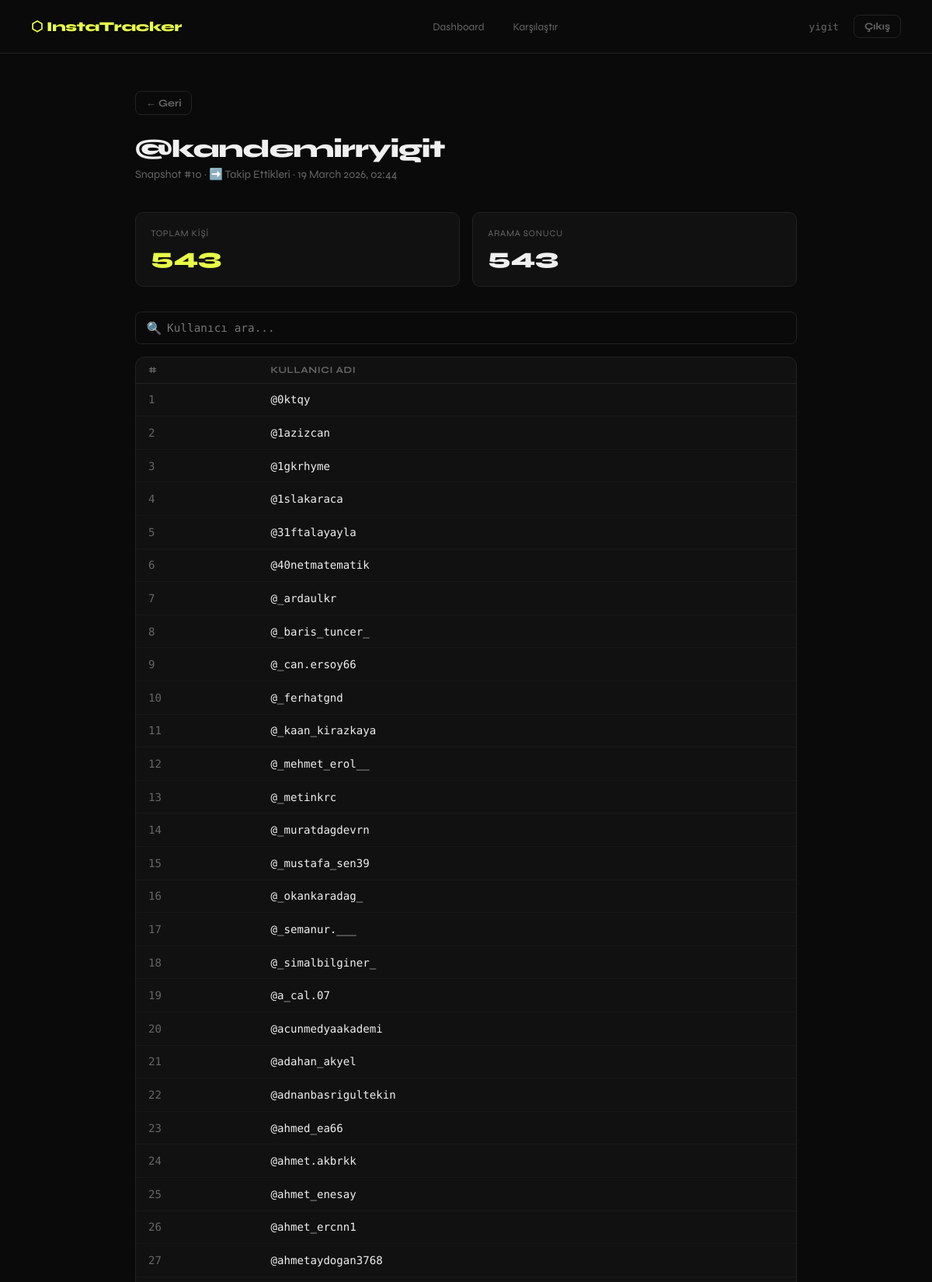
Page /snapshot/10 (signed in, upper part) on the committed database.
### models.py (models this page shows, shortened)
class User(UserMixin, db.Model):
    __tablename__ = "users"
    id = db.Column(db.Integer, primary_key=True)
    username = db.Column(db.String(80), unique=True, nullable=False)
    email = db.Column(db.String(120), unique=True, nullable=False)
    password_hash = db.Column(db.String(256), nullable=False)
    created_at = db.Column(db.DateTime, default=now_tr)
    snapshots = db.relationship("Snapshot", backref="owner", lazy=True, cascade="all, delete-orphan")

class Snapshot(db.Model):
    __tablename__ = "snapshots"
    id = db.Column(db.Integer, primary_key=True)
    user_id = db.Column(db.Integer, db.ForeignKey("users.id"), nullable=False)
    target_instagram = db.Column(db.String(100), nullable=False)
    scrape_type = db.Column(db.String(20), nullable=False, default="following")
    taken_at = db.Column(db.DateTime, default=now_tr)
    followers = db.relationship("Follower", backref="snapshot", lazy=True, cascade="all, delete-orphan")

class Follower(db.Model):
    __tablename__ = "followers"
    id = db.Column(db.Integer, primary_key=True)
    snapshot_id = db.Column(db.Integer, db.ForeignKey("snapshots.id"), nullable=False)
    instagram_username = db.Column(db.String(100), nullable=False)

### app.py (the view)
@app.route("/snapshot/<int:snapshot_id>")
@login_required
def snapshot_detail(snapshot_id):
    snapshot = Snapshot.query.filter_by(id=snapshot_id, user_id=current_user.id).first_or_404()
    return render_template("snapshot.html", snapshot=snapshot)

### app.py (called while the page is built)
@login_manager.user_loader
def load_user(user_id):
    return User.query.get(int(user_id))

### templates/snapshot.html (shortened to what this page needs)
{% extends "base.html" %}
{% block content %}
<div class="flex" style="margin-bottom:1.5rem;">
    <a href="{{ url_for('dashboard') }}" class="btn btn-ghost" style="padding:0.4rem 0.8rem;font-size:0.82rem;">← Geri</a>
</div>
<h1>@{{ snapshot.target_instagram }}</h1>
<p class="subtitle">
    Snapshot #{{ snapshot.id }} ·
    {% if snapshot.scrape_type == 'followers' %}⬅️ Takipçiler{% else %}➡️ Takip Ettikleri{% endif %} ·
    {{ snapshot.taken_at.strftime('%d %B %Y, %H:%M') }}
</p>
<div class="stats">
    <div class="stat-box">
        <div class="stat-label">Toplam Kişi</div>
        <div class="stat-value yellow">{{ snapshot.followers|length }}</div>
    </div>
    <div class="stat-box">
        <div class="stat-label">Arama Sonucu</div>
        <div class="stat-value" id="filteredCount">{{ snapshot.followers|length }}</div>
    </div>
</div>
<div style="margin-bottom:1rem;position:relative;">
    <input
        type="text"
        id="searchInput"
        placeholder="Kullanıcı ara..."
        style="padding-left:2.5rem;"
        oninput="filterTable(this.value)"
        autofocus
    >
    <span style="position:absolute;left:0.9rem;top:50%;transform:translateY(-50%);color:var(--muted);pointer-events:none;">🔍</span>
</div>
<div class="card" style="padding:0">
    <div class="table-wrap">
        <table id="userTable">
            <thead>
                <tr><th>#</th><th>Kullanıcı Adı</th></tr>
            </thead>
            <tbody id="tableBody">
                {% for f in snapshot.followers %}
                <tr data-username="{{ f.instagram_username }}">
                    <td class="text-muted seq">{{ loop.index }}</td>
                    <td class="mono">
                        <a href="https://instagram.com/{{ f.instagram_username }}" target="_blank"
                           style="color:var(--text);text-decoration:none;">
                            @{{ f.instagram_username }}
                        </a>
                    </td>
                </tr>
                {% endfor %}
            </tbody>
        </table>
    </div>
</div>
{% endblock %}

### templates/base.html (shortened to what this page needs)
<!DOCTYPE html>
<html lang="tr">
<head>
</head>
<body>
{% if current_user.is_authenticated %}
<nav>
    <a class="nav-logo" href="{{ url_for('dashboard') }}">⬡ InstaTracker</a>
    <div class="nav-links">
        <a href="{{ url_for('dashboard') }}" {% if request.endpoint == 'dashboard' %}class="active"{% endif %}>Dashboard</a>
        <a href="{{ url_for('compare') }}" {% if request.endpoint == 'compare' %}class="active"{% endif %}>Karşılaştır</a>
    </div>
    <div class="flex" style="gap:1.2rem">
        <span class="nav-user">{{ current_user.username }}</span>
        <a href="{{ url_for('auth_logout') }}" class="btn btn-ghost" style="padding:0.35rem 0.8rem;font-size:0.8rem;">Çıkış</a>
    </div>
</nav>
{% endif %}
<main>
    {% block content %}{% endblock %}
</main>
</body>
</html>

### templates/base.html (style rules this page uses)
*, *::before, *::after { box-sizing: border-box; margin: 0; padding: 0; }
:root { --bg: #0a0a0a; --surface: #111111; --border: #222222; --accent: #e8ff47; --accent-dim: #b8cc30; --text: #f0f0f0; --muted: #666; --danger: #ff4d4d; --success: #47ff8a; }
body { background: var(--bg); color: var(--text); font-family: 'Syne', sans-serif; min-height: 100vh; }
nav { display: flex; align-items: center; justify-content: space-between; padding: 1.2rem 2.5rem; border-bottom: 1px solid var(--border); position: sticky; top: 0; background: var(--bg); z-index: 100; }
.nav-logo { font-size: 1.1rem; font-weight: 800; letter-spacing: -0.02em; color: var(--accent); text-decoration: none; }
.nav-links { display: flex; gap: 0.5rem; align-items: center; }
.nav-links a { color: var(--muted); text-decoration: none; font-size: 0.85rem; padding: 0.4rem 0.9rem; border-radius: 6px; transition: color 0.2s, background 0.2s; }
.nav-user { font-size: 0.8rem; color: var(--muted); font-family: 'DM Mono', monospace; }
main { max-width: 900px; margin: 0 auto; padding: 3rem 1.5rem; }
h1 { font-size: 2rem; font-weight: 800; letter-spacing: -0.03em; margin-bottom: 0.3rem; }
.subtitle { color: var(--muted); font-size: 0.9rem; margin-bottom: 2.5rem; }
.card { background: var(--surface); border: 1px solid var(--border); border-radius: 12px; padding: 1.8rem; margin-bottom: 1.2rem; }
input[type="text"], input[type="email"], input[type="password"], select { width: 100%; background: var(--bg); border: 1px solid var(--border); color: var(--text); padding: 0.75rem 1rem; border-radius: 8px; font-family: 'DM Mono', monospace; font-size: 0.9rem; transition: border-color 0.2s; outline: none; }
.btn { display: inline-flex; align-items: center; gap: 0.5rem; padding: 0.75rem 1.5rem; border-radius: 8px; font-family: 'Syne', sans-serif; font-weight: 700; font-size: 0.9rem; cursor: pointer; border: none; text-decoration: none; transition: opacity 0.2s, transform 0.1s; }
.btn-ghost { background: transparent; color: var(--muted); border: 1px solid var(--border); }
.table-wrap { overflow-x: auto; }
table { width: 100%; border-collapse: collapse; font-size: 0.88rem; }
th { text-align: left; padding: 0.6rem 1rem; color: var(--muted); font-size: 0.75rem; text-transform: uppercase; letter-spacing: 0.05em; border-bottom: 1px solid var(--border); }
td { padding: 0.8rem 1rem; border-bottom: 1px solid #181818; font-family: 'DM Mono', monospace; }
.stats { display: grid; grid-template-columns: repeat(auto-fit, minmax(140px, 1fr)); gap: 1rem; margin-bottom: 2rem; }
.stat-box { background: var(--surface); border: 1px solid var(--border); border-radius: 10px; padding: 1.2rem; }
.stat-label { font-size: 0.72rem; color: var(--muted); text-transform: uppercase; letter-spacing: 0.06em; margin-bottom: 0.4rem; }
.stat-value { font-size: 1.8rem; font-weight: 800; }
.stat-value.yellow { color: var(--accent); }
.mono { font-family: 'DM Mono', monospace; }
.text-muted { color: var(--muted); }
.flex { display: flex; align-items: center; gap: 1rem; }

### rows in the picture
User: username "yigit"
Snapshot: target_instagram "kandemirryigit", id "10", taken_at "19 March 2026, 02:44"
Follower: instagram_username "0ktqy"
Follower: instagram_username "1azizcan"
Follower: instagram_username "1gkrhyme"
Follower: instagram_username "1slakaraca"
Follower: instagram_username "31ftalayayla"
Follower: instagram_username "40netmatematik"
Follower: instagram_username "_ardaulkr"
Follower: instagram_username "_baris_tuncer_"
Follower: instagram_username "_can.ersoy66"
Follower: instagram_username "_ferhatgnd"
Follower: instagram_username "_kaan_kirazkaya"
Follower: instagram_username "_mehmet_erol__"
Follower: instagram_username "_metinkrc"
Follower: instagram_username "_muratdagdevrn"
Follower: instagram_username "_mustafa_sen39"
Follower: instagram_username "_okankaradag_"
Follower: instagram_username "_semanur.___"
Follower: instagram_username "_simalbilginer_"
Follower: instagram_username "a_cal.07"
Follower: instagram_username "acunmedyaakademi"
Follower: instagram_username "adahan_akyel"
Follower: instagram_username "adnanbasrigultekin"
Follower: instagram_username "ahmed_ea66"
Follower: instagram_username "ahmet.akbrkk"
Follower: instagram_username "ahmet_enesay"
Follower: instagram_username "ahmet_ercnn1"
Follower: instagram_username "ahmetaydogan3768"

### other values in the picture
{{ snapshot.followers|length }} "543"
